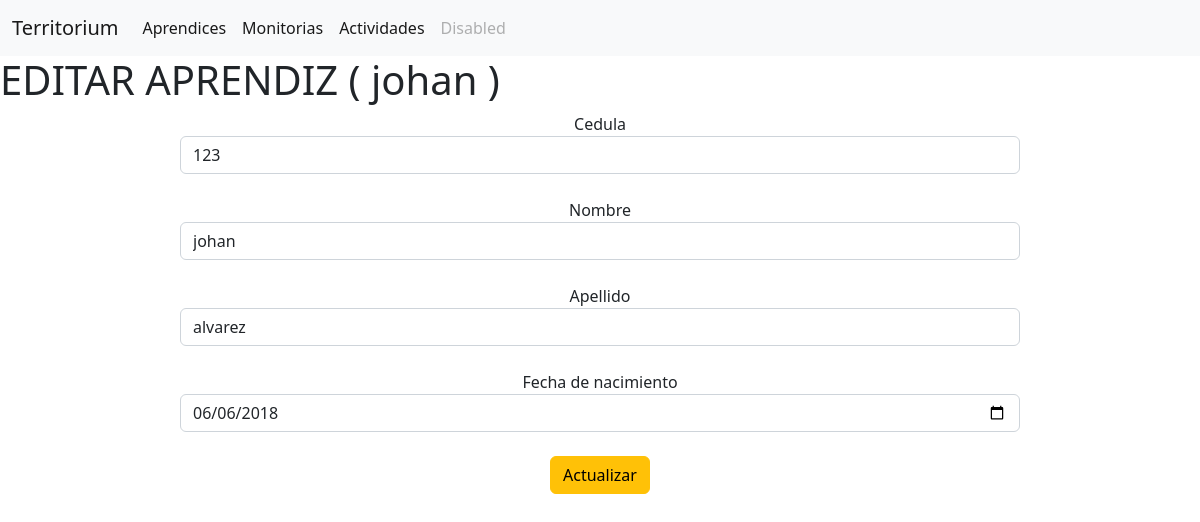
The page /territorium/editar_aprendices/1 on the database its author committed.
### territorium/models.py (models this page shows, shortened)
class Aprendiz(models.Model):
    cedula = models.IntegerField()
    nombre = models.CharField(max_length=100)
    apellido = models.CharField(max_length=100)
    fecha_nacimiento = models.DateField()

### territorium/views.py (the view)
# urls.py: path('editar_aprendices/<int:id>', views.aprendizFormularioEditar, name="aprendizFormularioEditar"),
def aprendizFormularioEditar(request, id):
    a = Aprendiz.objects.get(pk = id)
    contexto = { "datos": a }
    return render(request, 'territorium/aprendices/editar_aprendiz.html', contexto)

### territorium/templates/territorium/aprendices/editar_aprendiz.html (shortened to what this page needs)
{% extends 'territorium/base.html' %}
{% block body %}
<h1>EDITAR APRENDIZ ( {{ datos.nombre }} )</h1>
<form style="text-align:center;" action="{% url 'territorium:actualizarAprendiz' %}" method="post">
    <label for="">Cedula</label><br />
    <input type="number" class="form-control" name="cedula" style="width:70%; margin-left: auto; margin-right:auto;" value="{{ datos.cedula }}"><br/>
    <label for="">Nombre</label><br />
    <input type="text" class="form-control" name="nombre" style="width:70%; margin-left: auto; margin-right:auto;" value="{{ datos.nombre }}"><br/>
    <label for="">Apellido</label><br />
    <input type="text" class="form-control" name="apellido" style="width:70%; margin-left: auto; margin-right:auto;" value="{{ datos.apellido }}"><br/>
    <label for="">Fecha de nacimiento</label><br />
    <input type="date" class="form-control" name="fecha_nacimiento" style="width:70%; margin-left: auto; margin-right:auto;" value="{{ datos.fecha_nacimiento|date:'Y-m-d' }}"><br/>
    <button type="submit" class="btn btn-warning">Actualizar</button>
</form>
{% endblock  %}

### rows shown on the page
Aprendiz: nombre "johan", cedula "123", apellido "alvarez", fecha_nacimiento "06/06/2018"
